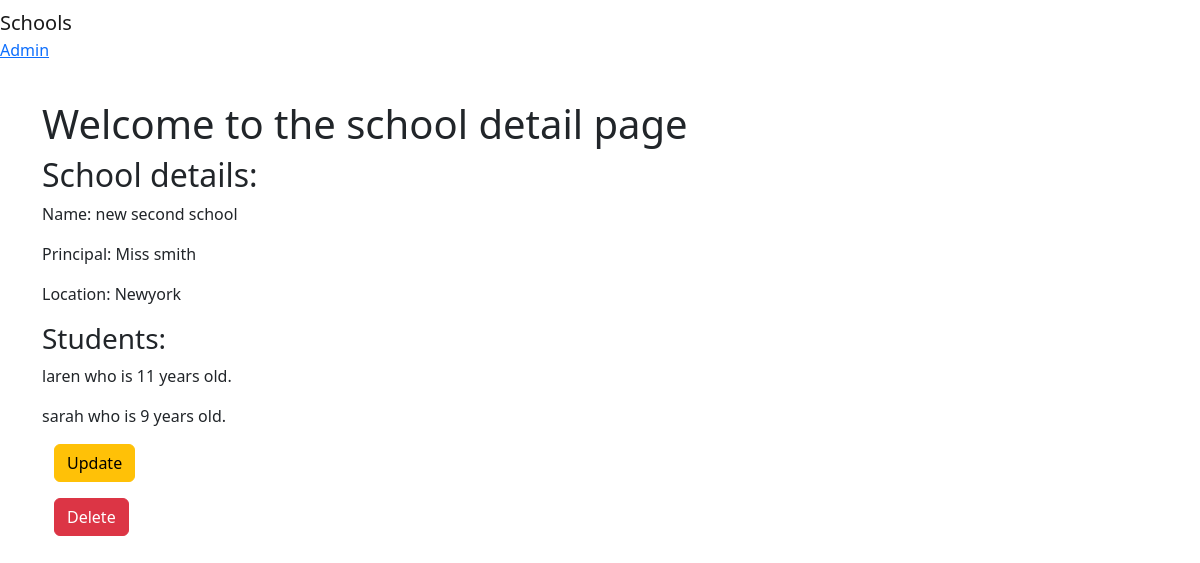
The page /basic_app/2 on the database its author committed.
### basic_app/models.py (models this page shows, shortened)
class School(models.Model):
    name = models.CharField(max_length=256)
    principal = models.CharField(max_length=256)
    location = models.CharField(max_length=256)

class Student(models.Model):
    name = models.CharField(max_length=256)
    age = models.PositiveIntegerField()
    school = models.ForeignKey(School, related_name='students', on_delete=models.CASCADE)

### basic_app/views.py (the view)
# urls.py: path('<str:pk>', views.SchoolDetailView.as_view(), name='detail'),
class SchoolDetailView(DetailView):
    context_object_name = 'school_detail'
    model = models.School
    template_name = 'basic_app/school_detail.html'

### basic_app/templates/basic_app/school_detail.html
{% extends 'basic_app/basic_app_base.html' %}
{% block content %}
    <div class="jumbotron">
        <h1>
            Welcome to the school detail page
        </h1>
        <h2>School details: </h2>
        <p>Name: {{school_detail.name}}</p>
        <p>Principal: {{school_detail.principal}}</p>
        <p>Location: {{school_detail.location}}</p>
        <h3>Students: </h3>
        {% for student in school_detail.students.all %}
        <p>{{student.name}} who is {{student.age}} years old.</p>
        {% endfor %}
    </div>
    <div class="container">
        <p><a class="btn btn-warning" href="{%url 'basic_app:update' pk=school_detail.pk%}">Update</a></p>
        <p><a class="btn btn-danger" href="{%url 'basic_app:delete' pk=school_detail.pk%}">Delete</a></p>
    </div>
{% endblock %}

### rows shown on the page
School: name "new second school", principal "Miss smith", location "Newyork"
Student: name "laren", age "11"
Student: name "sarah", age "9"
